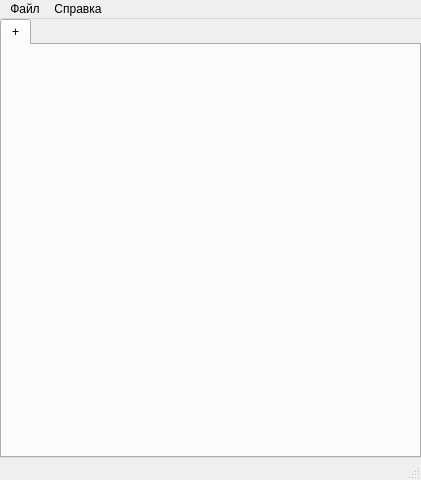
<?xml version="1.0" encoding="UTF-8"?>
<ui version="4.0">
 <class>OrpheusClass</class>
 <widget class="QMainWindow" name="OrpheusClass">
  <property name="geometry">
   <rect>
    <x>0</x>
    <y>0</y>
    <width>421</width>
    <height>480</height>
   </rect>
  </property>
  <property name="windowTitle">
   <string>Orpheus</string>
  </property>
  <widget class="QWidget" name="centralWidget">
   <layout class="QGridLayout" name="gridLayout">
    <property name="leftMargin">
     <number>0</number>
    </property>
    <property name="topMargin">
     <number>0</number>
    </property>
    <property name="rightMargin">
     <number>0</number>
    </property>
    <property name="bottomMargin">
     <number>0</number>
    </property>
    <item row="0" column="0">
     <widget class="QTabWidget" name="twPlaylists">
      <widget class="QWidget" name="newTab">
       <attribute name="title">
        <string>+</string>
       </attribute>
      </widget>
     </widget>
    </item>
   </layout>
  </widget>
  <widget class="QMenuBar" name="menuBar">
   <property name="geometry">
    <rect>
     <x>0</x>
     <y>0</y>
     <width>421</width>
     <height>21</height>
    </rect>
   </property>
   <widget class="QMenu" name="menu">
    <property name="title">
     <string>Файл</string>
    </property>
    <addaction name="action"/>
    <addaction name="action_2"/>
    <addaction name="action_3"/>
    <addaction name="action_4"/>
    <addaction name="action_5"/>
   </widget>
   <widget class="QMenu" name="menu_2">
    <property name="title">
     <string>Справка</string>
    </property>
    <addaction name="action_6"/>
   </widget>
   <addaction name="menu"/>
   <addaction name="menu_2"/>
  </widget>
  <widget class="QStatusBar" name="statusBar"/>
  <action name="action">
   <property name="text">
    <string>Новый</string>
   </property>
  </action>
  <action name="action_2">
   <property name="text">
    <string>Открыть</string>
   </property>
  </action>
  <action name="action_3">
   <property name="text">
    <string>Сохранить</string>
   </property>
  </action>
  <action name="action_4">
   <property name="text">
    <string>Сохранить как...</string>
   </property>
  </action>
  <action name="action_5">
   <property name="text">
    <string>Отменить</string>
   </property>
  </action>
  <action name="action_6">
   <property name="text">
    <string>О програме</string>
   </property>
  </action>
 </widget>
 <layoutdefault spacing="6" margin="11"/>
 <resources/>
 <connections/>
</ui>
